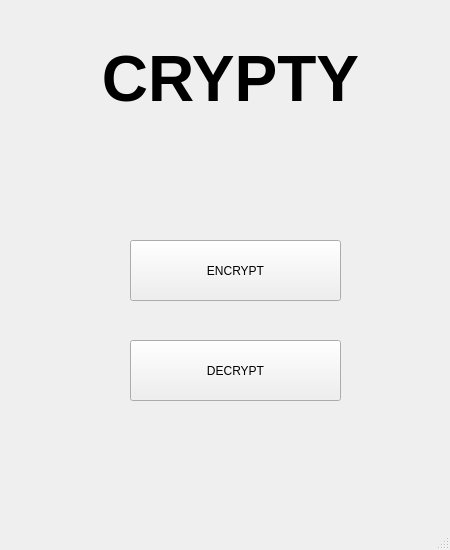
<?xml version="1.0" encoding="UTF-8"?>
<ui version="4.0">
 <class>MainWindow</class>
 <widget class="QMainWindow" name="MainWindow">
  <property name="geometry">
   <rect>
    <x>0</x>
    <y>0</y>
    <width>450</width>
    <height>550</height>
   </rect>
  </property>
  <property name="maximumSize">
   <size>
    <width>450</width>
    <height>550</height>
   </size>
  </property>
  <property name="windowTitle">
   <string>Main Menu</string>
  </property>
  <widget class="QWidget" name="centralwidget">
   <widget class="QLabel" name="mainlbl">
    <property name="geometry">
     <rect>
      <x>100</x>
      <y>20</y>
      <width>261</width>
      <height>121</height>
     </rect>
    </property>
    <property name="layoutDirection">
     <enum>Qt::LeftToRight</enum>
    </property>
    <property name="styleSheet">
     <string notr="true">font: 8pt &quot;Acme&quot;;</string>
    </property>
    <property name="text">
     <string>&lt;html&gt;&lt;head/&gt;&lt;body&gt;&lt;p align=&quot;center&quot;&gt;&lt;span style=&quot; font-size:48pt; font-weight:600;&quot;&gt;CRYPTY&lt;/span&gt;&lt;/p&gt;&lt;/body&gt;&lt;/html&gt;</string>
    </property>
   </widget>
   <widget class="QPushButton" name="encmain">
    <property name="geometry">
     <rect>
      <x>130</x>
      <y>240</y>
      <width>211</width>
      <height>61</height>
     </rect>
    </property>
    <property name="styleSheet">
     <string notr="true">font: 8pt &quot;Acme&quot;;
font: 28pt &quot;Acme&quot;;</string>
    </property>
    <property name="text">
     <string>ENCRYPT</string>
    </property>
   </widget>
   <widget class="QPushButton" name="decmain">
    <property name="geometry">
     <rect>
      <x>130</x>
      <y>340</y>
      <width>211</width>
      <height>61</height>
     </rect>
    </property>
    <property name="styleSheet">
     <string notr="true">font: 8pt &quot;Acme&quot;;
font: 28pt &quot;Acme&quot;;</string>
    </property>
    <property name="text">
     <string>DECRYPT</string>
    </property>
   </widget>
  </widget>
  <widget class="QMenuBar" name="menubar">
   <property name="geometry">
    <rect>
     <x>0</x>
     <y>0</y>
     <width>450</width>
     <height>21</height>
    </rect>
   </property>
  </widget>
  <widget class="QStatusBar" name="statusbar"/>
 </widget>
 <resources/>
 <connections/>
</ui>
